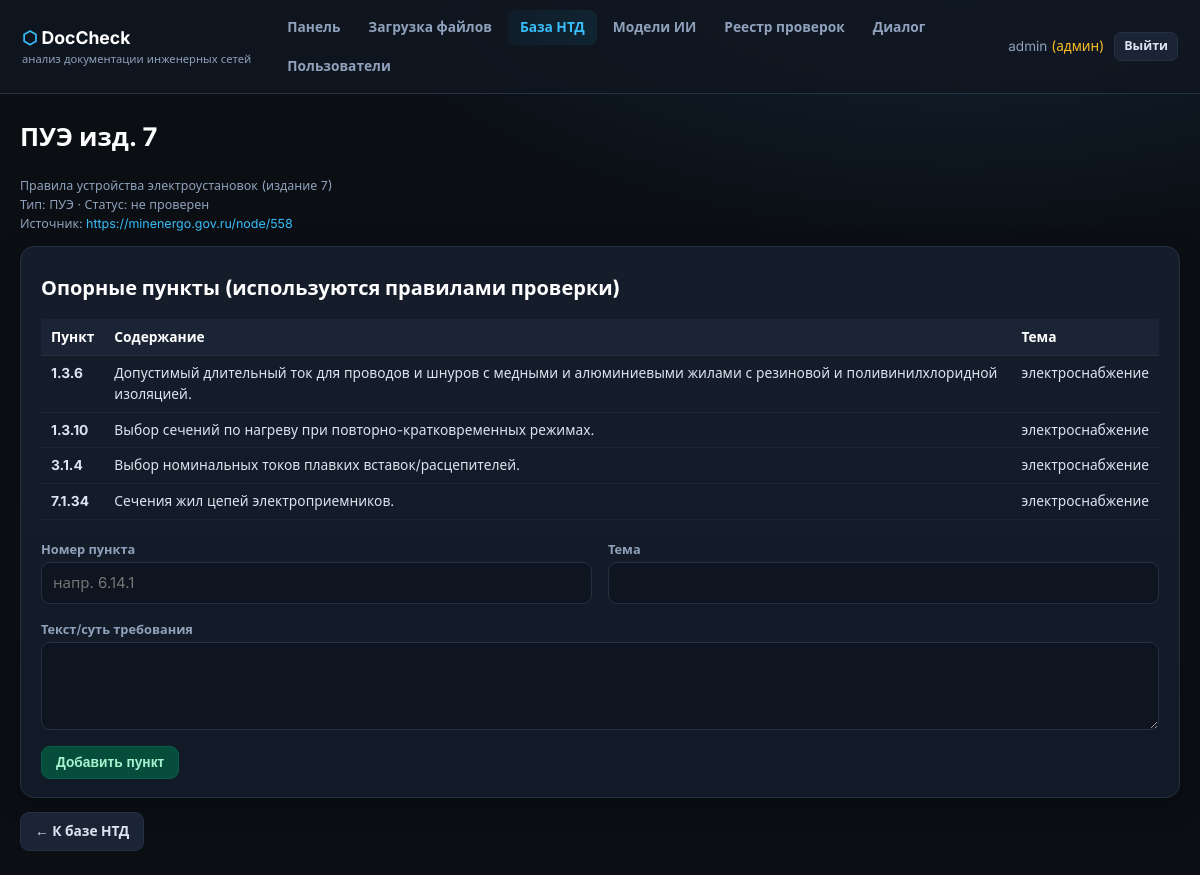
Screenshot of /ntd/7/clauses (signed in) with the database file from the repository.
### app/models.py (models this page shows, shortened)
class User(UserMixin, db.Model):
    __tablename__ = "users"
    id = db.Column(db.Integer, primary_key=True)
    username = db.Column(db.String(64), unique=True, nullable=False)
    full_name = db.Column(db.String(128), default="")
    email = db.Column(db.String(128), default="")
    password_hash = db.Column(db.String(256), nullable=False)
    role = db.Column(db.String(16), default="user")  # admin | user
    is_blocked = db.Column(db.Boolean, default=False)
    created_at = db.Column(db.DateTime, default=utcnow)
    checks = db.relationship("Check", backref="user", lazy="dynamic")
    @property
    def is_active(self):
        return not self.is_blocked
    @property
    def is_admin(self):
        return self.role == "admin"

class NtdDocument(db.Model):
    __tablename__ = "ntd_documents"
    id = db.Column(db.Integer, primary_key=True)
    code = db.Column(db.String(128), unique=True, nullable=False)   # напр. СП 6.13130.2021
    title = db.Column(db.Text, nullable=False)
    doc_type = db.Column(db.String(32), default="СП")               # ФЗ/СП/ГОСТ/ПУЭ/СНиП
    category = db.Column(db.String(64), default="общие")            # область применения
    year = db.Column(db.Integer)
    status = db.Column(db.String(32), default="действует")          # действует/заменен/утратил силу/не проверен
    replaced_by = db.Column(db.String(128), default="")             # чем заменен
    official_source = db.Column(db.String(256), default="")         # URL официального источника
    checked_at = db.Column(db.DateTime)                             # последняя проверка актуальности
    notes = db.Column(db.Text, default="")
    updated_at = db.Column(db.DateTime, default=utcnow, onupdate=utcnow)
    clauses = db.relationship("NtdClause", backref="doc", lazy="dynamic",
                              cascade="all, delete-orphan")

class NtdClause(db.Model):
    __tablename__ = "ntd_clauses"
    id = db.Column(db.Integer, primary_key=True)
    doc_id = db.Column(db.Integer, db.ForeignKey("ntd_documents.id"), nullable=False)
    clause = db.Column(db.String(64), nullable=False)   # напр. "5.2.1"
    text = db.Column(db.Text, nullable=False)
    topic = db.Column(db.String(64), default="")        # тема: кабель, сечение, СОУЭ...

### app/routes/main.py (the view)
@bp.route("/ntd/<int:doc_id>/clauses")
@login_required
def ntd_clauses(doc_id):
    doc = db.session.get(NtdDocument, doc_id) or abort(404)
    clauses = NtdClause.query.filter_by(doc_id=doc_id).all()
    return render_template("ntd_clauses.html", doc=doc, clauses=clauses)

### app/templates/ntd_clauses.html (shortened to what this page needs)
{% extends "base.html" %}
{% block content %}
<h1>{{ doc.code }}</h1>
<p class="hint">{{ doc.title }}<br>Тип: {{ doc.doc_type }} · Статус: {{ doc.status }}
  {% if doc.replaced_by %} · Заменён на: {{ doc.replaced_by }}{% endif %}<br>
  Источник: <a href="{{ doc.official_source }}" target="_blank">{{ doc.official_source }}</a></p>
<div class="card mb">
  <h2>Опорные пункты (используются правилами проверки)</h2>
  <table>
    <tr><th>Пункт</th><th>Содержание</th><th>Тема</th></tr>
    {% for cl in clauses %}
    <tr><td><b>{{ cl.clause }}</b></td><td>{{ cl.text }}</td><td>{{ cl.topic }}</td></tr>
    {% else %}
    <tr><td colspan="3" class="hint">Пункты не внесены. Система ссылается только на документ в целом — точные номера пунктов не выдумываются.</td></tr>
    {% endfor %}
  </table>
  {% if current_user.is_admin %}
  <form class="mt" onsubmit="return addClause(event)">
    <div class="grid cols-2">
      <div><label>Номер пункта</label><input id="cNum" required placeholder="напр. 6.14.1"></div>
      <div><label>Тема</label><input id="cTopic"></div>
    </div>
    <label>Текст/суть требования</label><textarea id="cText" rows="3" required></textarea>
    <button class="btn btn-ok">Добавить пункт</button>
  </form>
  {% endif %}
</div>
<a class="btn" href="{{ url_for('main.ntd') }}">← К базе НТД</a>
{% endblock %}

### app/templates/base.html (shortened to what this page needs)
<!DOCTYPE html>
<html lang="ru">
<head>
<link rel="stylesheet" href="{{ url_for('static', filename='style.css') }}">
</head>
<body class="{% if not current_user.is_authenticated %}login-body{% endif %}">
{% if current_user.is_authenticated %}
<nav class="topbar">
  <div class="brand"><span class="logo">⬡</span> DocCheck <small>анализ документации инженерных сетей</small></div>
  <div class="nav-links">
    <a href="{{ url_for('main.dashboard') }}" class="{{ 'active' if request.endpoint=='main.dashboard' }}">Панель</a>
    <a href="{{ url_for('main.upload_page') }}" class="{{ 'active' if request.endpoint=='main.upload_page' }}">Загрузка файлов</a>
    <a href="{{ url_for('main.ntd') }}" class="{{ 'active' if request.endpoint.startswith('main.ntd') }}">База НТД</a>
    <a href="{{ url_for('main.models') }}" class="{{ 'active' if request.endpoint=='main.models' }}">Модели ИИ</a>
    <a href="{{ url_for('main.history') }}" class="{{ 'active' if request.endpoint=='main.history' }}">Реестр проверок</a>
    <a href="{{ url_for('main.chat_page') }}" class="{{ 'active' if request.endpoint=='main.chat_page' }}">Диалог</a>
    {% if current_user.is_admin %}<a href="{{ url_for('auth.users') }}" class="{{ 'active' if request.endpoint=='auth.users' }}">Пользователи</a>{% endif %}
  </div>
  <div class="nav-user">
    <span class="uname">{{ current_user.username }}{% if current_user.is_admin %} <em>(админ)</em>{% endif %}</span>
    <a class="btn btn-sm" href="{{ url_for('auth.logout') }}">Выйти</a>
  </div>
</nav>
{% endif %}
<main class="container">
  {% block content %}{% endblock %}
</main>
</body>
</html>

### app/static/style.css (style rules this page uses)
:root { --bg:#0b0f14; --bg2:#111722; --panel:#151d2a; --panel2:#1a2434; --line:#243044; --txt:#dbe4f0; --muted:#8fa1bb; --acc:#38bdf8; --acc2:#22d3ee; --ok:#34d399; --warn:#fbbf24; --crit:#f87171; }
* { box-sizing:border-box }
body { margin:0;background:radial-gradient(1200px 600px at 80% -10%, #14283c 0%, var(--bg) 55%) fixed; color:var(--txt);font-family:'Inter',system-ui,sans-serif;font-size:15px;line-height:1.5 }
a { color:var(--acc);text-decoration:none }
h1,h2,h3 { font-weight:700;color:#fff;margin:.4em 0 .8em }
h1 { font-size:1.6rem }
h2 { font-size:1.25rem }
.topbar { display:flex;align-items:center;gap:24px;padding:10px 22px; background:rgba(17,23,34,.85);backdrop-filter:blur(8px);border-bottom:1px solid var(--line); position:sticky;top:0;z-index:50 }
.brand { font-weight:700;font-size:1.1rem;color:#fff;white-space:nowrap }
.brand small { display:block;color:var(--muted);font-weight:400;font-size:.7rem }
.logo { color:var(--acc) }
.nav-links { display:flex;gap:4px;flex-wrap:wrap;flex:1 }
.nav-links a { padding:7px 12px;border-radius:8px;color:var(--muted);font-weight:600;font-size:.86rem }
.nav-links a.active { background:linear-gradient(90deg,#0e3a5233,#155e7533);color:var(--acc) }
.nav-user { display:flex;align-items:center;gap:10px }
.uname { color:var(--muted);font-size:.85rem }
.uname em { color:var(--warn);font-style:normal }
.container { max-width:1200px;margin:24px auto;padding:0 20px }
.grid { display:grid;gap:16px }
.grid.cols-2 { grid-template-columns:repeat(auto-fit,minmax(380px,1fr)) }
.card { background:linear-gradient(180deg,var(--panel),#121a27);border:1px solid var(--line); border-radius:14px;padding:18px 20px;box-shadow:0 8px 24px rgba(0,0,0,.35) }
.btn { display:inline-block;background:var(--panel2);border:1px solid var(--line);color:var(--txt); padding:8px 14px;border-radius:9px;font-weight:600;font-size:.86rem;cursor:pointer }
.btn-ok { background:#064e3b;border-color:#065f46;color:#a7f3d0 }
.btn-sm { padding:4px 9px;font-size:.78rem;border-radius:7px }
input,select,textarea { width:100%;background:#0e1520;border:1px solid var(--line);color:var(--txt); border-radius:9px;padding:9px 11px;font:inherit;margin-bottom:10px }
label { display:block;color:var(--muted);font-size:.8rem;font-weight:600;margin:6px 0 3px }
table { width:100%;border-collapse:collapse;font-size:.86rem }
th { background:var(--panel2);color:#fff;text-align:left;padding:8px 10px;border-bottom:1px solid var(--line);position:sticky;top:0 }
td { padding:7px 10px;border-bottom:1px solid #1c2637;vertical-align:top }
.hint { color:var(--muted);font-size:.78rem }
.mt { margin-top:14px }
.mb { margin-bottom:14px }

### rows the page displays
User: username "admin"
NtdDocument: code "ПУЭ изд. 7", title "Правила устройства электроустановок (издание 7)", doc_type "ПУЭ", status "не проверен", official_source "https://minenergo.gov.ru/node/558"
NtdClause: clause "1.3.6", text "Допустимый длительный ток для проводов и шнуров с медными и алюминиевыми жилами с резиновой и поливинилхлоридной изоляцией.", topic "электроснабжение"
NtdClause: clause "1.3.10", text "Выбор сечений по нагреву при повторно-кратковременных режимах.", topic "электроснабжение"
NtdClause: clause "3.1.4", text "Выбор номинальных токов плавких вставок/расцепителей.", topic "электроснабжение"
NtdClause: clause "7.1.34", text "Сечения жил цепей электроприемников.", topic "электроснабжение"
